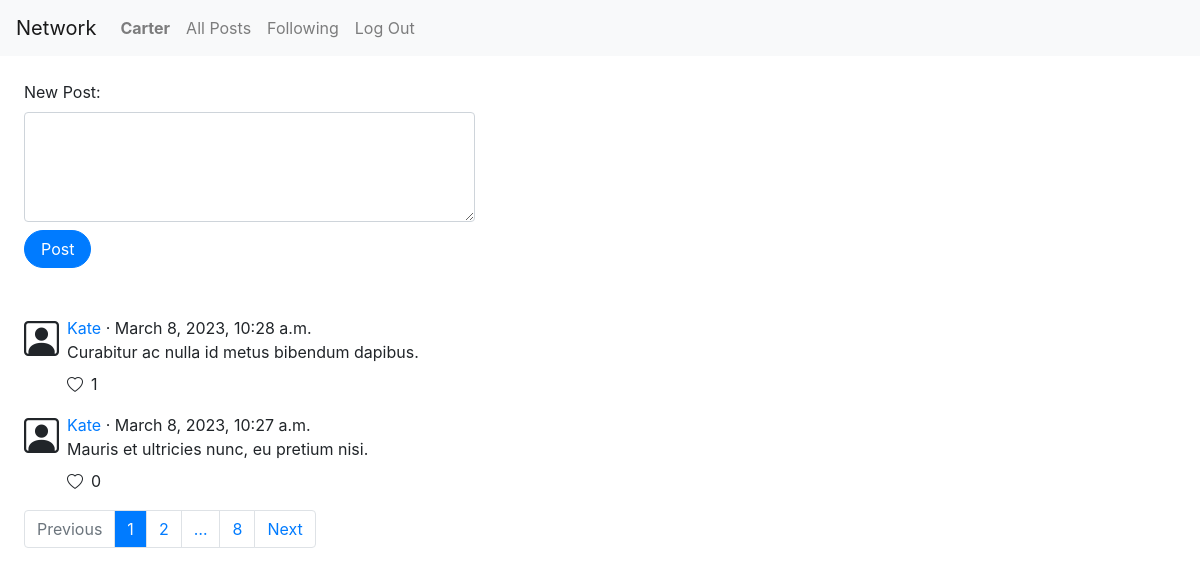
The app's page / (signed in) with its own data.
### network/models.py (models this page shows, shortened)
class User(AbstractUser):
    def get_followers(self):
        filtered_connections = Connection.objects.filter(target=self)
        followers = []
        for connection in filtered_connections:
            followers.append(connection.origin)
        return followers

class Post(models.Model):
    creator = models.ForeignKey(User, on_delete=models.CASCADE, related_name="posts")
    content = models.TextField(max_length=280)
    timestamp = models.DateTimeField(auto_now_add=True)
    likers = models.ManyToManyField(User, related_name="likes")

### network/views.py (the view)
# urls.py: path("", views.index, name="index"),
def index(request):
    posts = Post.objects.order_by("-timestamp").all()
    paginator = Paginator(posts, 2)
    page_number = request.GET.get("page", 1)
    page_obj = paginator.get_page(page_number)
    page_numbers_list = paginator.get_elided_page_range(page_number, on_each_side=1, on_ends=1)
    return render(request, "network/index.html", {
        "form": NewPostForm(),
        "page_obj": page_obj,
        "page_numbers_list": page_numbers_list
    })

### network/views.py
class NewPostForm(forms.Form):
    content = forms.CharField(label="New Post", max_length=280, required=True, widget=forms.Textarea(attrs={'class': 'form-control mb-2', 'rows': '4'}))

### network/templates/network/index.html (shortened to what this page needs)
{% extends "network/layout.html" %}
{% block body %}
    <div class="main_container ml-4 mt-4">
        {% if user.is_authenticated %}
            <div class="form_container d-flex justify-content-center justify-content-sm-start mb-5">
                <form action="{% url 'network:new_post' %}" method="post">
                    {{ form }}
                    <input class="btn btn-primary rounded-pill pl-3 pr-3" type="submit" value="Post">
                </form>
            </div>
        {% endif %}
        {% for post in page_obj %}
            {% include 'network/includes/post_layout.html' %}
        {% empty %}
            {% if following_posts_page %}
                <div>Follow users so you can see their posts!</div>
            {% endif %}
        {% endfor %}
        {% include 'network/includes/page_navigation.html' %}
    </div>
{% endblock %}

### network/templates/network/layout.html (shortened to what this page needs)
{% load static %}
<!DOCTYPE html>
<html lang="en">
    <head>
        <link rel="stylesheet" href="https://stackpath.bootstrapcdn.com/bootstrap/4.4.1/css/bootstrap.min.css">
        <link rel="stylesheet" href="https://cdn.jsdelivr.net/npm/bootstrap-icons@1.10.3/font/bootstrap-icons.css">
        <link href="{% static 'network/styles.css' %}" rel="stylesheet">
    </head>
    <body>
        <nav class="navbar navbar-expand-lg navbar-light bg-light">
            <a class="navbar-brand" href="#">Network</a>
            <div>
              <ul class="navbar-nav mr-auto">
                {% if user.is_authenticated %}
                    <li class="nav-item">
                        <a class="nav-link" href="{% url 'network:profile' request.user.username %}"><strong>{{ request.user.username }}</strong></a>
                    </li>
                {% endif %}
                <li class="nav-item">
                  <a class="nav-link" href="{% url 'network:index' %}">All Posts</a>
                </li>
                {% if user.is_authenticated %}
                    <li class="nav-item">
                        <a class="nav-link" href="{% url 'network:following_posts' %}">Following</a>
                    </li>
                    <li class="nav-item">
                        <a class="nav-link" href="{% url 'network:logout' %}">Log Out</a>
                    </li>
                {% endif %}
              </ul>
            </div>
        </nav>
        {% block body %}
        {% endblock %}
    </body>
</html>

### network/templates/network/includes/post_layout.html (shortened to what this page needs)
<div class="post_container d-flex justify-content-start align-items-start mb-3">
    <i class="bi bi-person-square user_icon mr-2 d-flex justify-content-start"></i>
    <div id="post-details-{{post.id}}" class="post_details d-flex flex-column justify-content-start align-items-start">
        <div class="username_timestamp_container">
            <div class="mr-3"><a href="{% url 'network:profile' post.creator.username %}">{{ post.creator }}</a> · {{ post.timestamp }}</div>
        </div>
        <div id="content-{{post.id}}" class="content_container mb-2">{{ post.content }}</div>
        <div id="like-edit-container-{{post.id}}" class="like_edit_container">
            <div class="likes_container d-flex justify-content-start align-items-start">
                {% if request.user in post.likers.all %}
                    <i id="heart-{{post.id}}" class="bi bi-heart-fill heart_fill_icon" data-postid={{post.id}}></i>
                {% else %}
                    <i id="heart-{{post.id}}" class="bi bi-heart heart_icon" data-postid={{post.id}}></i>
                {% endif %}
                <div id="likes-count-{{post.id}}" class="likes_count_container ml-2">{{ post.likers.count }}</div>
            </div>
        </div>
    </div>
</div>

### network/static/network/styles.css (style rules this page uses)
.user_icon { font-size: 35px; margin-top: 5px; }
.heart_icon, .heart_fill_icon { margin-top: 1px; cursor: pointer; }
.like_edit_container { display: flex; }

### records on screen
User: user.username "Carter"
Post: creator "Kate", timestamp "March 8, 2023, 10:28 a.m.", content "Curabitur ac nulla id metus bibendum dapibus.", likers.count "1"
Post: creator "Kate", timestamp "March 8, 2023, 10:27 a.m.", content "Mauris et ultricies nunc, eu pretium nisi.", likers.count "0"

### other values on screen
{{ page }} "1"
{{ page }} "2" "8"
{{ page }} "…"
